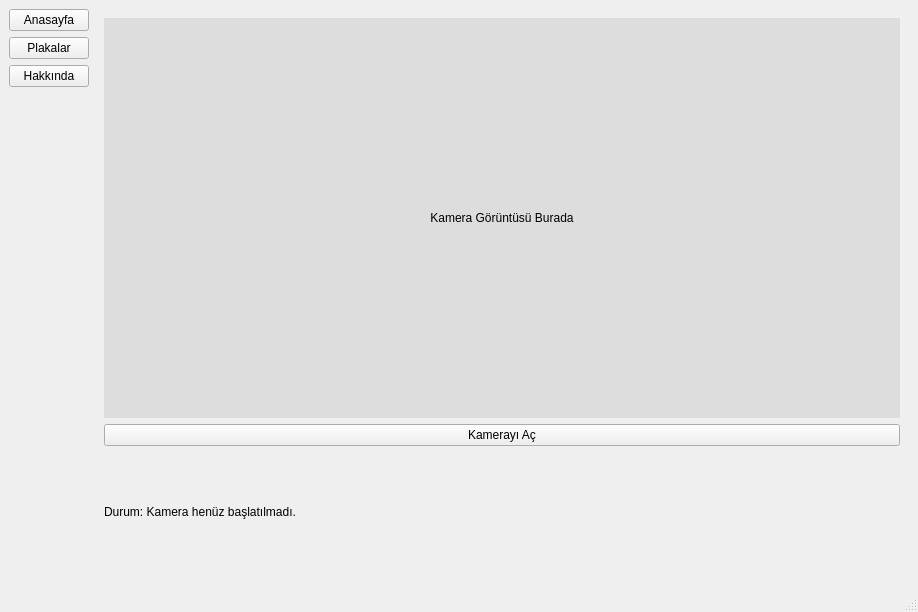
<?xml version="1.0" encoding="UTF-8"?>
<ui version="4.0">
 <class>MainWindow</class>
 <widget class="QMainWindow" name="MainWindow">
  <property name="geometry">
   <rect>
    <x>0</x>
    <y>0</y>
    <width>918</width>
    <height>612</height>
   </rect>
  </property>
  <property name="windowTitle">
   <string>Plaka Tanıma Sistemi</string>
  </property>
  <widget class="QWidget" name="centralwidget">
   <layout class="QHBoxLayout" name="horizontalLayout">
    <item>
     <layout class="QVBoxLayout" name="menuLayout">
      <item>
       <widget class="QPushButton" name="btn_home">
        <property name="text">
         <string>Anasayfa</string>
        </property>
       </widget>
      </item>
      <item>
       <widget class="QPushButton" name="btn_plates">
        <property name="text">
         <string>Plakalar</string>
        </property>
       </widget>
      </item>
      <item>
       <widget class="QPushButton" name="btn_about">
        <property name="text">
         <string>Hakkında</string>
        </property>
       </widget>
      </item>
      <item>
       <spacer name="verticalSpacer">
        <property name="orientation">
         <enum>Qt::Vertical</enum>
        </property>
        <property name="sizeHint" stdset="0">
         <size>
          <width>20</width>
          <height>200</height>
         </size>
        </property>
       </spacer>
      </item>
     </layout>
    </item>
    <item>
     <widget class="QStackedWidget" name="stackedWidget">
      <widget class="QWidget" name="page_home">
       <layout class="QVBoxLayout" name="verticalLayout_home">
        <item>
         <widget class="QLabel" name="label_camera">
          <property name="minimumSize">
           <size>
            <width>600</width>
            <height>400</height>
           </size>
          </property>
          <property name="styleSheet">
           <string>background-color: #ddd;</string>
          </property>
          <property name="text">
           <string>Kamera Görüntüsü Burada</string>
          </property>
          <property name="alignment">
           <set>Qt::AlignCenter</set>
          </property>
         </widget>
        </item>
        <item>
         <widget class="QPushButton" name="btn_start_camera">
          <property name="text">
           <string>Kamerayı Aç</string>
          </property>
         </widget>
        </item>
        <item>
         <widget class="QLabel" name="label_status">
          <property name="text">
           <string>Durum: Kamera henüz başlatılmadı.</string>
          </property>
         </widget>
        </item>
       </layout>
      </widget>
      <widget class="QWidget" name="page_plates">
       <layout class="QVBoxLayout" name="verticalLayout_plates">
        <item>
         <widget class="QTextEdit" name="text_plates"/>
        </item>
        <item>
         <widget class="QPushButton" name="btn_save_plate">
          <property name="text">
           <string>Plakayı Kaydet</string>
          </property>
         </widget>
        </item>
        <item>
         <widget class="QPushButton" name="btn_clear_plate">
          <property name="text">
           <string>Hepsini Sil</string>
          </property>
         </widget>
        </item>
       </layout>
      </widget>
      <widget class="QWidget" name="page_about">
       <layout class="QVBoxLayout" name="verticalLayout_about">
        <item>
         <widget class="QLabel" name="label_title">
          <property name="styleSheet">
           <string>font-size: 20px; font-weight: bold;</string>
          </property>
          <property name="text">
           <string>Projeyi Yapanlar</string>
          </property>
          <property name="alignment">
           <set>Qt::AlignCenter</set>
          </property>
         </widget>
        </item>
        <item>
         <widget class="QLabel" name="label_names">
          <property name="text">
           <string>Ubeyd\nYunus\nÖmer\nAli</string>
          </property>
          <property name="alignment">
           <set>Qt::AlignCenter</set>
          </property>
         </widget>
        </item>
        <item>
         <widget class="QPushButton" name="btn_manual">
          <property name="text">
           <string>Kullanım Kılavuzu</string>
          </property>
         </widget>
        </item>
       </layout>
      </widget>
     </widget>
    </item>
   </layout>
  </widget>
  <widget class="QMenuBar" name="menubar">
   <property name="geometry">
    <rect>
     <x>0</x>
     <y>0</y>
     <width>918</width>
     <height>21</height>
    </rect>
   </property>
  </widget>
  <widget class="QStatusBar" name="statusbar"/>
 </widget>
 <resources/>
 <connections/>
</ui>
